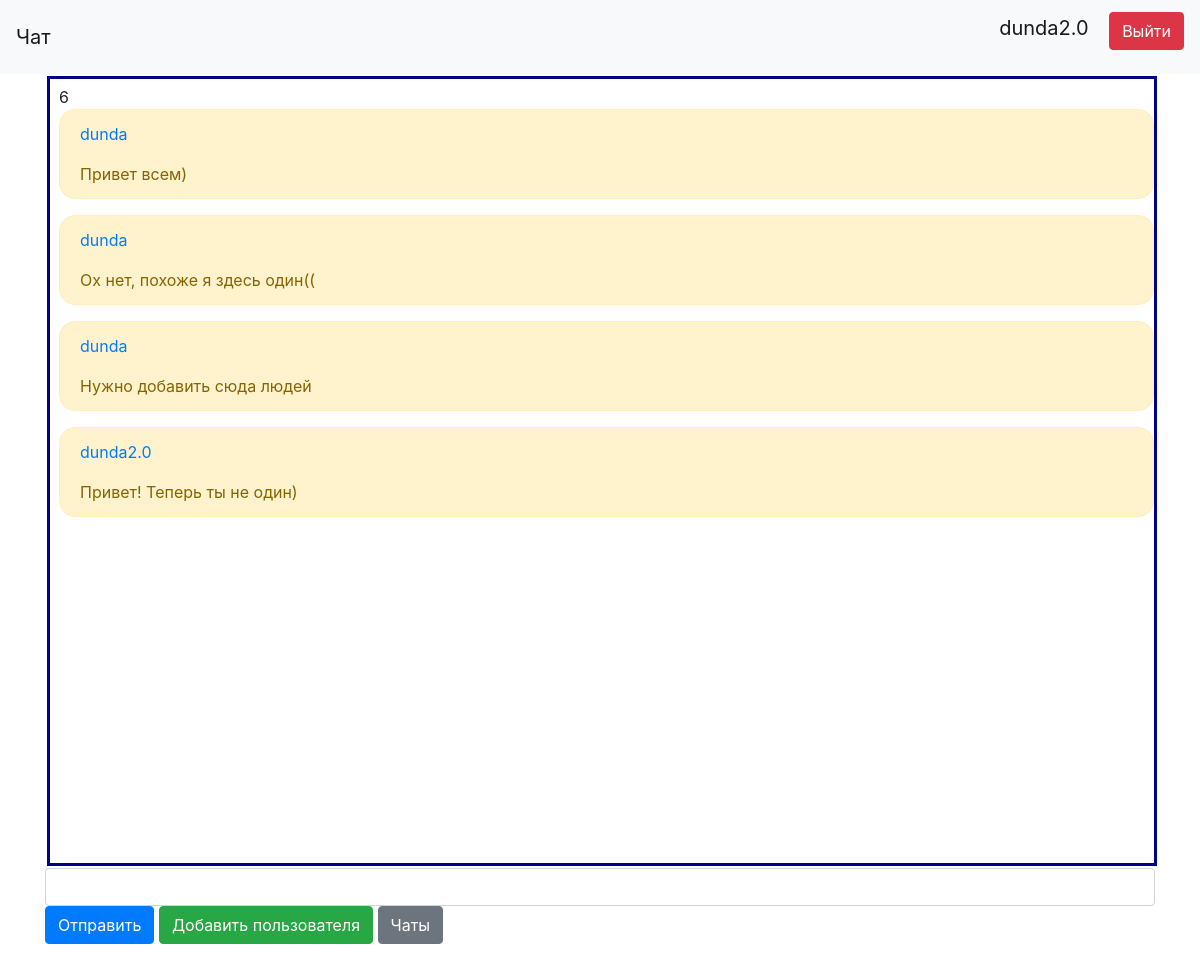
The page /chats/8 (signed in) on the database its author committed.
### data/users.py (models this page shows, shortened)
class User(SqlAlchemyBase, UserMixin, SerializerMixin):
    __tablename__ = 'users'
    id = sqlalchemy.Column(sqlalchemy.Integer,
                           primary_key=True, autoincrement=True)
    login = sqlalchemy.Column(sqlalchemy.String, index=True, unique=True, nullable=True)
    email = sqlalchemy.Column(sqlalchemy.String, unique=True, nullable=True)
    about = sqlalchemy.Column(sqlalchemy.String, nullable=True)
    hashed_password = sqlalchemy.Column(sqlalchemy.String, nullable=True)
    messages = orm.relation("Message", back_populates='user')

### data/messages.py (models this page shows)
class Message(SqlAlchemyBase, SerializerMixin):
    __tablename__ = 'messages'
    id = sqlalchemy.Column(sqlalchemy.Integer,
                           primary_key=True, autoincrement=True)
    text = sqlalchemy.Column(sqlalchemy.String, nullable=True)
    send_date = sqlalchemy.Column(sqlalchemy.DateTime,
                                  default=datetime.datetime.now, nullable=True)
    user_id = sqlalchemy.Column(sqlalchemy.Integer,
                                sqlalchemy.ForeignKey("users.id"))
    user = orm.relation('User')
    chat_id = sqlalchemy.Column(sqlalchemy.Integer,
                                sqlalchemy.ForeignKey("chats.id"))
    chat = orm.relation('Chat')

### server.py (the view, shortened to what this page needs)
@app.route('/chats/<int:id>', methods=['GET', 'POST'])
@login_required
def chat(id):
    db_sess = db_session.create_session()
    form = ChatForm()
    chat = db_sess.query(Chat).filter(Chat.id == id).first()
    if not chat:
        return render_template("chat_not_found.html", title='Чат не найден')
    user = db_sess.query(User).filter(User.id == current_user.id).first()
    if not db_sess.query(User_Chat).filter((User_Chat.user_id == user.id) & (User_Chat.chat_id == chat.id)).first():
        return render_template("kuda_polez.html", title='Чат')
    return render_template("chat.html", title='Чат', form=form, chat_title=chat.title, chat=chat)

### server.py
class ChatForm(FlaskForm):
    message = StringField('Cообщение', validators=[DataRequired()])
    submit = SubmitField('Отправить')

### data/db_session.py (called while the page is built)
def create_session() -> Session:
    global __factory
    return __factory()

### server.py (called while the page is built)
@login_manager.user_loader
def load_user(user_id):
    db_sess = db_session.create_session()
    return db_sess.query(User).get(user_id)

### templates/chat.html (shortened to what this page needs)
{% extends "base.html" %}
{% block content %}
<form action="" method="post" novalidate>
    <div style="border:solid thick darkblue; border-radius: 0em;
          border-width:3px; padding-left:9px; padding-top:6px;
          padding-bottom:6px; margin:2px; width:1110px; height:790px; overflow: scroll">
        {{ chat_title }}
        {% for message in chat.messages %}
            <div style="word-wrap: break-word; border-radius: 1em;" class="alert alert-warning" role="alert">
                <p> <a href="/profile/{{message.user.id}}"> {{ message.user.login }} </a> </p>
                {{ message.text }}
            </div>
        {% endfor %}
    </div>
    <p> {{ form.message(class="form-control") }} {{ form.submit(type="submit", class="btn btn-primary") }}
        <a href="/add_user_to_chat/{{chat.id}}" class="btn btn-success">Добавить пользователя</a>
        <a href="/" class="btn btn-secondary">Чаты</a></p>
</form>
{% endblock %}

### templates/base.html (shortened to what this page needs)
<!doctype html>
<html lang="en">
<head>
    <link rel="stylesheet"
          href="https://stackpath.bootstrapcdn.com/bootstrap/4.4.1/css/bootstrap.min.css"
>
</head>
<body>
<header>
    <nav class="navbar navbar-light bg-light">
        <a class="navbar-brand" href="#">Чат</a>
        {% if current_user.is_authenticated %}
            <p>
                <a class="navbar-brand" href="/profile/{{current_user.id}}">{{ current_user.login }}</a>
                <a class="btn btn-danger" href="/logout">Выйти</a>
            </p>
        {% else %}
            <p>
                <a class="btn btn-primary " href="/register">Зарегистрироваться</a>
                <a class="btn btn-success" href="/login">Войти</a>
            </p>
        {% endif %}
    </nav>
</header>
<main role="main" class="container">
    {% block content %}{% endblock %}
</main>
</body>
</html>

### rows shown on the page
User: login "dunda2.0"
Message: user.login "dunda", text "Привет всем)"
Message: user.login "dunda", text "Ох нет, похоже я здесь один(("
Message: user.login "dunda", text "Нужно добавить сюда людей"
Message: user.login "dunda2.0", text "Привет! Теперь ты не один)"

### other values the page prints
{{ chat_title }} "6"
